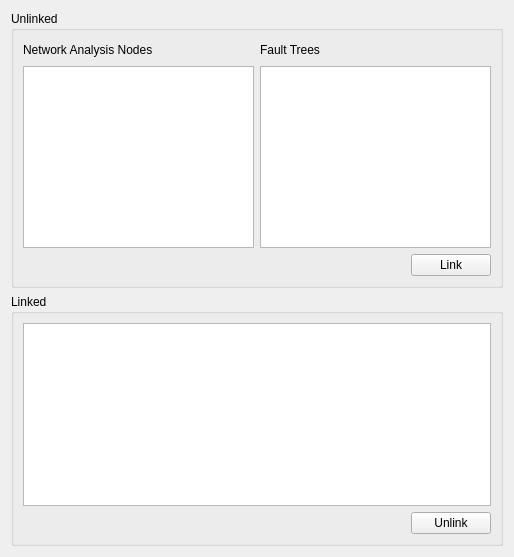
<?xml version="1.0" encoding="UTF-8"?>
<ui version="4.0">
 <class>LinkEditor</class>
 <widget class="QWidget" name="LinkEditor">
  <property name="geometry">
   <rect>
    <x>0</x>
    <y>0</y>
    <width>514</width>
    <height>557</height>
   </rect>
  </property>
  <property name="windowTitle">
   <string>Link Editor</string>
  </property>
  <layout class="QVBoxLayout" name="verticalLayout_5">
   <item>
    <widget class="QGroupBox" name="groupBox">
     <property name="title">
      <string>Unlinked</string>
     </property>
     <layout class="QVBoxLayout" name="verticalLayout_3">
      <item>
       <layout class="QHBoxLayout" name="horizontalLayout_4">
        <item>
         <layout class="QVBoxLayout" name="verticalLayout_2">
          <item>
           <layout class="QHBoxLayout" name="horizontalLayout_2">
            <item>
             <widget class="QLabel" name="label">
              <property name="text">
               <string>Network Analysis Nodes</string>
              </property>
             </widget>
            </item>
            <item>
             <spacer name="horizontalSpacer">
              <property name="orientation">
               <enum>Qt::Horizontal</enum>
              </property>
              <property name="sizeHint" stdset="0">
               <size>
                <width>40</width>
                <height>20</height>
               </size>
              </property>
             </spacer>
            </item>
           </layout>
          </item>
          <item>
           <widget class="QListWidget" name="NAList"/>
          </item>
         </layout>
        </item>
        <item>
         <layout class="QVBoxLayout" name="verticalLayout">
          <item>
           <layout class="QHBoxLayout" name="horizontalLayout">
            <item>
             <widget class="QLabel" name="label_2">
              <property name="text">
               <string>Fault Trees</string>
              </property>
             </widget>
            </item>
            <item>
             <spacer name="horizontalSpacer_2">
              <property name="orientation">
               <enum>Qt::Horizontal</enum>
              </property>
              <property name="sizeHint" stdset="0">
               <size>
                <width>40</width>
                <height>20</height>
               </size>
              </property>
             </spacer>
            </item>
           </layout>
          </item>
          <item>
           <widget class="QListWidget" name="FTList"/>
          </item>
         </layout>
        </item>
       </layout>
      </item>
      <item>
       <layout class="QHBoxLayout" name="horizontalLayout_3">
        <item>
         <spacer name="horizontalSpacer_3">
          <property name="orientation">
           <enum>Qt::Horizontal</enum>
          </property>
          <property name="sizeHint" stdset="0">
           <size>
            <width>40</width>
            <height>20</height>
           </size>
          </property>
         </spacer>
        </item>
        <item>
         <widget class="QPushButton" name="linkButton">
          <property name="enabled">
           <bool>true</bool>
          </property>
          <property name="text">
           <string>Link</string>
          </property>
         </widget>
        </item>
       </layout>
      </item>
     </layout>
    </widget>
   </item>
   <item>
    <widget class="QGroupBox" name="groupBox_2">
     <property name="title">
      <string>Linked</string>
     </property>
     <layout class="QVBoxLayout" name="verticalLayout_4">
      <item>
       <widget class="QListWidget" name="LinkedList"/>
      </item>
      <item>
       <layout class="QHBoxLayout" name="horizontalLayout_5">
        <item>
         <spacer name="horizontalSpacer_4">
          <property name="orientation">
           <enum>Qt::Horizontal</enum>
          </property>
          <property name="sizeHint" stdset="0">
           <size>
            <width>40</width>
            <height>20</height>
           </size>
          </property>
         </spacer>
        </item>
        <item>
         <widget class="QPushButton" name="unlinkButton">
          <property name="enabled">
           <bool>true</bool>
          </property>
          <property name="text">
           <string>Unlink</string>
          </property>
         </widget>
        </item>
       </layout>
      </item>
     </layout>
    </widget>
   </item>
  </layout>
 </widget>
 <resources/>
 <connections/>
</ui>
